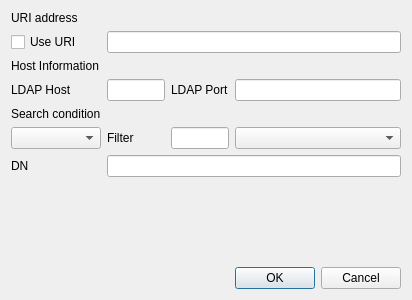
<?xml version="1.0" encoding="UTF-8"?>
<ui version="4.0">
 <class>GetLDAPDlg</class>
 <widget class="QDialog" name="GetLDAPDlg">
  <property name="geometry">
   <rect>
    <x>0</x>
    <y>0</y>
    <width>412</width>
    <height>300</height>
   </rect>
  </property>
  <property name="windowTitle">
   <string>Dialog</string>
  </property>
  <layout class="QGridLayout" name="gridLayout">
   <item row="6" column="1" colspan="3">
    <widget class="QLineEdit" name="mDNText"/>
   </item>
   <item row="3" column="0">
    <widget class="QLabel" name="label_3">
     <property name="text">
      <string>LDAP Host</string>
     </property>
    </widget>
   </item>
   <item row="3" column="1">
    <widget class="QLineEdit" name="mLDAPHostText"/>
   </item>
   <item row="3" column="3">
    <widget class="QLineEdit" name="mLDAPPortText"/>
   </item>
   <item row="1" column="0">
    <widget class="QCheckBox" name="mUseURICheck">
     <property name="text">
      <string>Use URI</string>
     </property>
    </widget>
   </item>
   <item row="5" column="0">
    <widget class="QComboBox" name="mSearchCombo"/>
   </item>
   <item row="2" column="0">
    <widget class="QLabel" name="label_2">
     <property name="text">
      <string>Host Information</string>
     </property>
    </widget>
   </item>
   <item row="5" column="2">
    <widget class="QLineEdit" name="mFilterText"/>
   </item>
   <item row="5" column="3">
    <widget class="QComboBox" name="mFilterCombo"/>
   </item>
   <item row="1" column="1" colspan="3">
    <widget class="QLineEdit" name="mURIText"/>
   </item>
   <item row="3" column="2">
    <widget class="QLabel" name="label_4">
     <property name="text">
      <string>LDAP Port</string>
     </property>
    </widget>
   </item>
   <item row="0" column="0">
    <widget class="QLabel" name="label">
     <property name="text">
      <string>URI address</string>
     </property>
    </widget>
   </item>
   <item row="4" column="0">
    <widget class="QLabel" name="label_5">
     <property name="text">
      <string>Search condition</string>
     </property>
    </widget>
   </item>
   <item row="5" column="1">
    <widget class="QLabel" name="label_6">
     <property name="text">
      <string>Filter</string>
     </property>
    </widget>
   </item>
   <item row="6" column="0">
    <widget class="QLabel" name="label_7">
     <property name="text">
      <string>DN</string>
     </property>
    </widget>
   </item>
   <item row="8" column="3">
    <widget class="QDialogButtonBox" name="buttonBox">
     <property name="orientation">
      <enum>Qt::Horizontal</enum>
     </property>
     <property name="standardButtons">
      <set>QDialogButtonBox::Cancel|QDialogButtonBox::Ok</set>
     </property>
    </widget>
   </item>
   <item row="7" column="0">
    <spacer name="verticalSpacer">
     <property name="orientation">
      <enum>Qt::Vertical</enum>
     </property>
     <property name="sizeHint" stdset="0">
      <size>
       <width>20</width>
       <height>40</height>
      </size>
     </property>
    </spacer>
   </item>
  </layout>
 </widget>
 <resources/>
 <connections>
  <connection>
   <sender>buttonBox</sender>
   <signal>accepted()</signal>
   <receiver>GetLDAPDlg</receiver>
   <slot>accept()</slot>
   <hints>
    <hint type="sourcelabel">
     <x>248</x>
     <y>254</y>
    </hint>
    <hint type="destinationlabel">
     <x>157</x>
     <y>274</y>
    </hint>
   </hints>
  </connection>
  <connection>
   <sender>buttonBox</sender>
   <signal>rejected()</signal>
   <receiver>GetLDAPDlg</receiver>
   <slot>reject()</slot>
   <hints>
    <hint type="sourcelabel">
     <x>316</x>
     <y>260</y>
    </hint>
    <hint type="destinationlabel">
     <x>286</x>
     <y>274</y>
    </hint>
   </hints>
  </connection>
 </connections>
</ui>
